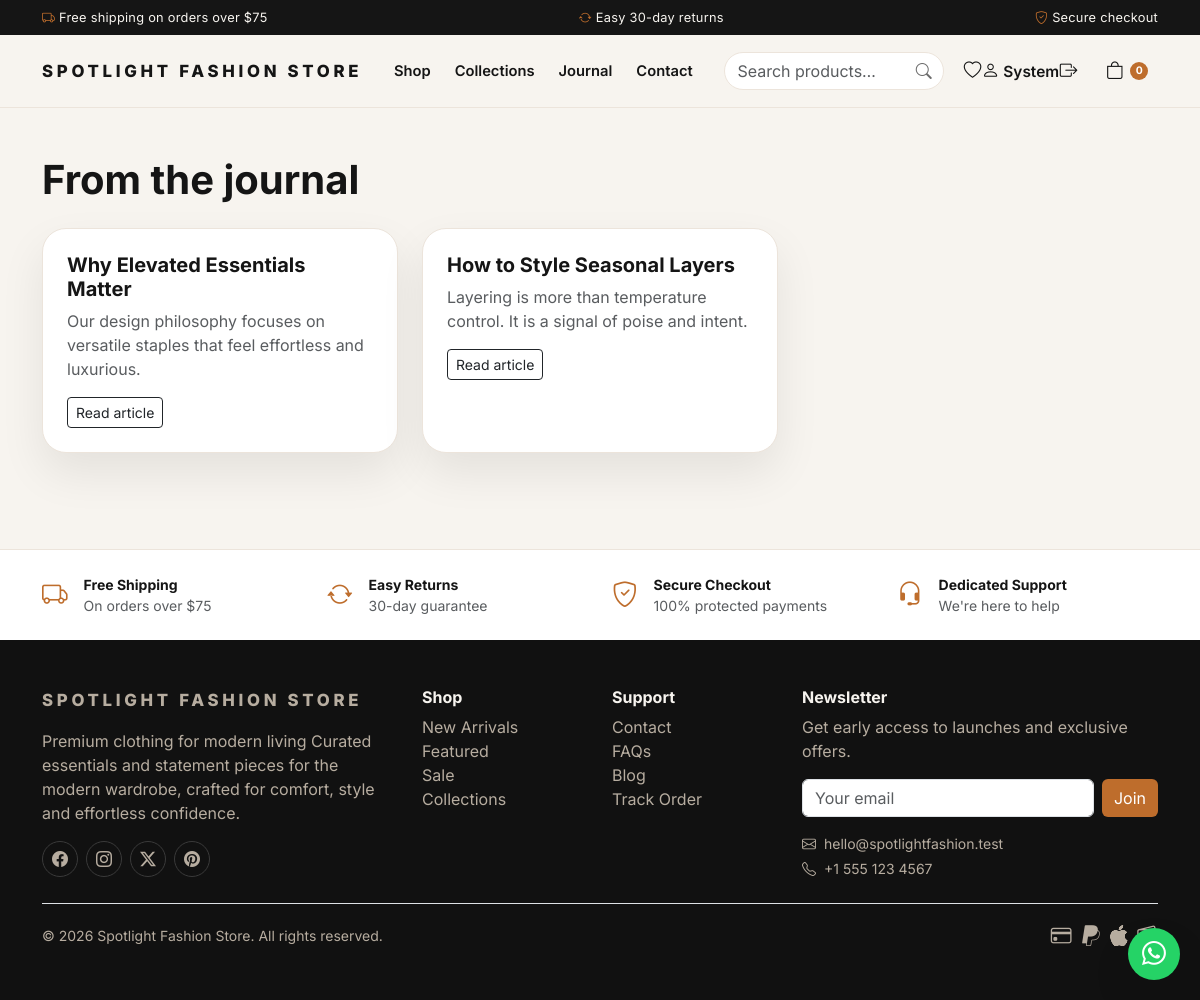
The app's page /blog.php (signed in) with its own data.
### tables this page shows
CREATE TABLE IF NOT EXISTS settings (
    id INT UNSIGNED AUTO_INCREMENT PRIMARY KEY,
    setting_key VARCHAR(100) NOT NULL UNIQUE,
    setting_value TEXT NULL,
    created_at TIMESTAMP DEFAULT CURRENT_TIMESTAMP,
    updated_at TIMESTAMP DEFAULT CURRENT_TIMESTAMP ON UPDATE CURRENT_TIMESTAMP,
    INDEX idx_setting_key (setting_key)
);

CREATE TABLE IF NOT EXISTS blog_posts (
    id INT UNSIGNED AUTO_INCREMENT PRIMARY KEY,
    title VARCHAR(220) NOT NULL,
    slug VARCHAR(220) NOT NULL UNIQUE,
    excerpt TEXT NULL,
    content LONGTEXT NULL,
    featured_image VARCHAR(255) NULL,
    author VARCHAR(120) NULL,
    status ENUM('published','draft') NOT NULL DEFAULT 'draft',
    created_at TIMESTAMP DEFAULT CURRENT_TIMESTAMP,
    updated_at TIMESTAMP DEFAULT CURRENT_TIMESTAMP ON UPDATE CURRENT_TIMESTAMP,
    INDEX idx_blog_posts_slug (slug)
);

### Includes/functions.php (called while the page is built, shortened)
<?php
function db(): PDO {
    static $pdo = null;
    if ($pdo instanceof PDO) {
        return $pdo;
    }
    $dsn = 'mysql:host=' . DB_HOST . ';port=' . DB_PORT . ';dbname=' . DB_NAME . ';charset=utf8mb4';
    try {
        $pdo = new PDO($dsn, DB_USER, DB_PASS, [
            PDO::ATTR_ERRMODE => PDO::ERRMODE_EXCEPTION,
            PDO::ATTR_DEFAULT_FETCH_MODE => PDO::FETCH_ASSOC,
            PDO::ATTR_EMULATE_PREPARES => false,
        ]);
        return $pdo;
    } catch (PDOException $exception) {
        throw new RuntimeException('Database connection failed: ' . $exception->getMessage());
    }
}
function e(string $value): string {
    return htmlspecialchars($value, ENT_QUOTES, 'UTF-8');
}
function sanitize(string $value): string {
    return trim(strip_tags($value));
}
function get_setting(string $key, string $default = ''): string {
    try {
        $stmt = db()->prepare('SELECT setting_value FROM settings WHERE setting_key = ? LIMIT 1');
        $stmt->execute([$key]);
        $row = $stmt->fetch();
        return $row['setting_value'] ?? $default;
    } catch (Throwable $exception) {
        return $default;
    }
}
function get_cart_count(): int {
    return isset($_SESSION['cart']) ? count($_SESSION['cart']) : 0;
}
function get_blog_posts(int $limit = 3): array {
    try {
        $stmt = db()->prepare('SELECT id, title, slug, excerpt, featured_image, created_at FROM blog_posts WHERE status = "published" ORDER BY created_at DESC LIMIT ?');
        $stmt->bindValue(1, $limit, PDO::PARAM_INT);
        $stmt->execute();
        return $stmt->fetchAll();
    } catch (Throwable $exception) {
        return [];
    }
}

### blog.php (the view)
<?php
require_once __DIR__ . '/Includes/header.php';
$slug = sanitize($_GET['slug'] ?? '');
if ($slug !== '') {
    $stmt = db()->prepare('SELECT id, title, slug, content, excerpt, featured_image, author, created_at FROM blog_posts WHERE slug = ? AND status = "published" LIMIT 1');
    $stmt->execute([$slug]);
    $post = $stmt->fetch();
} else {
    $post = null;
}
$posts = get_blog_posts(6);
?>
<section class="container py-5">
    <?php if ($post): ?>
        <h1 class="fw-bold mb-3"><?php echo e($post['title']); ?></h1>
        <p class="text-muted">By <?php echo e($post['author'] ?? 'Spotlight Team'); ?> • <?php echo e($post['created_at']); ?></p>
        <div class="section-card p-4 mt-4">
            <p><?php echo e($post['content']); ?></p>
        </div>
    <?php else: ?>
        <h1 class="fw-bold mb-4">From the journal</h1>
        <div class="row g-4">
            <?php foreach ($posts as $postItem): ?>
                <div class="col-lg-4">
                    <article class="section-card p-4 h-100">
                        <h5 class="fw-bold"><?php echo e($postItem['title']); ?></h5>
                        <p class="text-muted"><?php echo e($postItem['excerpt']); ?></p>
                        <a class="btn btn-outline-dark btn-sm" href="blog.php?slug=<?php echo e($postItem['slug']); ?>">Read article</a>
                    </article>
                </div>
            <?php endforeach; ?>
        </div>
    <?php endif; ?>
</section>
<?php require_once __DIR__ . '/Includes/footer.php'; ?>

### Includes/header.php (shortened to what this page needs)
<?php
require_once __DIR__ . '/functions.php';
$cartCount = get_cart_count();
$siteName = get_setting('site_name', SITE_NAME);
$siteTagline = get_setting('site_tagline', 'Premium fashion for modern living.');
$currentPage = basename($_SERVER['SCRIPT_NAME']);
$navLinks = [
    'shop.php' => 'Shop',
    'index.php#collections' => 'Collections',
    'index.php#blog' => 'Journal',
    'index.php#contact' => 'Contact',
];
?><!DOCTYPE html>
<html lang="en">
<head>
    <link rel="stylesheet" href="https://cdn.jsdelivr.net/npm/bootstrap@5.3.3/dist/css/bootstrap.min.css">
    <link rel="stylesheet" href="https://cdn.jsdelivr.net/npm/bootstrap-icons@1.11.3/font/bootstrap-icons.css">
    <link rel="stylesheet" href="<?php echo ASSET_URL; ?>css/style.css">
</head>
<body>
<div class="announce-bar">
    <div class="container d-flex justify-content-center justify-content-md-between align-items-center flex-wrap gap-1 py-2">
        <span class="d-none d-md-inline"><i class="bi bi-truck me-1"></i>Free shipping on orders over $75</span>
        <span><i class="bi bi-arrow-repeat me-1"></i>Easy 30-day returns</span>
        <span class="d-none d-md-inline"><i class="bi bi-shield-check me-1"></i>Secure checkout</span>
    </div>
</div>
<header class="topbar">
    <div class="container py-3 d-flex justify-content-between align-items-center gap-3">
        <a class="brand" href="<?php echo BASE_URL; ?>">
            <?php echo e($siteName); ?>
        </a>
        <nav class="d-none d-lg-flex gap-4 align-items-center main-nav">
            <?php foreach ($navLinks as $href => $label): ?>
                <a href="<?php echo BASE_URL . $href; ?>" class="<?php echo (strpos($href, '#') === false && $currentPage === $href) ? 'active' : ''; ?>"><?php echo e($label); ?></a>
            <?php endforeach; ?>
        </nav>
        <div class="d-flex align-items-center gap-1 gap-md-2">
            <form class="search-form d-none d-md-flex" action="<?php echo BASE_URL; ?>shop.php" method="get" role="search">
                <input class="form-control" type="search" name="q" placeholder="Search products…" aria-label="Search products">
                <button type="submit" aria-label="Search"><i class="bi bi-search"></i></button>
            </form>
            <a class="icon-btn d-none d-sm-inline-flex" href="<?php echo BASE_URL; ?>User/wishlist.php" aria-label="Wishlist" title="Wishlist"><i class="bi bi-heart"></i></a>
            <a class="icon-btn" href="<?php echo isset($_SESSION['user_id']) ? BASE_URL . 'User/profile.php' : BASE_URL . 'login.php'; ?>" aria-label="Account" title="Account">
                <i class="bi bi-person"></i>
                <span class="d-none d-lg-inline ms-1 small fw-semibold"><?php echo isset($_SESSION['user_name']) ? e(explode(' ', $_SESSION['user_name'])[0]) : 'Account'; ?></span>
            </a>
            <?php if (isset($_SESSION['user_id'])): ?>
                <a class="icon-btn d-none d-sm-inline-flex" href="<?php echo BASE_URL; ?>logout.php" aria-label="Logout" title="Logout"><i class="bi bi-box-arrow-right"></i></a>
            <?php endif; ?>
            <a class="icon-btn cart-btn" href="<?php echo BASE_URL; ?>cart.php" aria-label="Cart">
                <i class="bi bi-bag"></i>
                <span class="cart-count" data-cart-count><?php echo (int) $cartCount; ?></span>
            </a>
        </div>
    </div>
</header>
<main class="pb-5">

### Includes/footer.php (shortened to what this page needs)
</main>
<section class="usp-bar py-4">
    <div class="container">
        <div class="row g-4 text-center text-md-start">
            <div class="col-6 col-md-3 d-flex align-items-center gap-3 justify-content-center justify-content-md-start">
                <i class="bi bi-truck"></i>
                <div>
                    <div class="fw-bold small">Free Shipping</div>
                    <div class="text-muted small">On orders over $75</div>
                </div>
            </div>
            <div class="col-6 col-md-3 d-flex align-items-center gap-3 justify-content-center justify-content-md-start">
                <i class="bi bi-arrow-repeat"></i>
                <div>
                    <div class="fw-bold small">Easy Returns</div>
                    <div class="text-muted small">30-day guarantee</div>
                </div>
            </div>
            <div class="col-6 col-md-3 d-flex align-items-center gap-3 justify-content-center justify-content-md-start">
                <i class="bi bi-shield-check"></i>
                <div>
                    <div class="fw-bold small">Secure Checkout</div>
                    <div class="text-muted small">100% protected payments</div>
                </div>
            </div>
            <div class="col-6 col-md-3 d-flex align-items-center gap-3 justify-content-center justify-content-md-start">
                <i class="bi bi-headset"></i>
                <div>
                    <div class="fw-bold small">Dedicated Support</div>
                    <div class="text-muted small">We're here to help</div>
                </div>
            </div>
        </div>
    </div>
</section>
<footer class="footer py-5">
    <div class="container">
        <div class="row g-4">
            <div class="col-lg-4">
                <a class="brand d-inline-block mb-3" href="<?php echo BASE_URL; ?>"><?php echo e($siteName); ?></a>
                <p class="text-muted"><?php echo e($siteTagline); ?> Curated essentials and statement pieces for the modern wardrobe, crafted for comfort, style and effortless confidence.</p>
                <div class="d-flex gap-2 mt-3 footer-social">
                    <a href="#" aria-label="Facebook"><i class="bi bi-facebook"></i></a>
                    <a href="#" aria-label="Instagram"><i class="bi bi-instagram"></i></a>
                    <a href="#" aria-label="Twitter"><i class="bi bi-twitter-x"></i></a>
                    <a href="#" aria-label="Pinterest"><i class="bi bi-pinterest"></i></a>
                </div>
            </div>
            <div class="col-6 col-lg-2">
                <h6 class="fw-bold">Shop</h6>
                <ul class="list-unstyled text-muted">
                    <li><a href="<?php echo BASE_URL; ?>shop.php">New Arrivals</a></li>
                    <li><a href="<?php echo BASE_URL; ?>shop.php">Featured</a></li>
                    <li><a href="<?php echo BASE_URL; ?>shop.php">Sale</a></li>
                    <li><a href="<?php echo BASE_URL; ?>index.php#collections">Collections</a></li>
                </ul>
            </div>
            <div class="col-6 col-lg-2">
                <h6 class="fw-bold">Support</h6>
                <ul class="list-unstyled text-muted">
                    <li><a href="<?php echo BASE_URL; ?>index.php#contact">Contact</a></li>
                    <li><a href="<?php echo BASE_URL; ?>index.php#faq">FAQs</a></li>
                    <li><a href="<?php echo BASE_URL; ?>index.php#blog">Blog</a></li>
                    <li><a href="<?php echo BASE_URL; ?>cart.php">Track Order</a></li>
                </ul>
            </div>
            <div class="col-lg-4">
                <h6 class="fw-bold">Newsletter</h6>
                <p class="text-muted">Get early access to launches and exclusive offers.</p>
                <form class="newsletter-form d-flex gap-2" method="post" action="<?php echo BASE_URL; ?>index.php">
                    <input class="form-control" type="email" name="email" placeholder="Your email" required>
                    <button class="btn btn-accent" type="submit">Join</button>
                </form>
                <div class="d-flex align-items-center gap-2 text-muted small mt-3">
                    <i class="bi bi-envelope"></i><span><?php echo e(SITE_EMAIL); ?></span>
                </div>
                <div class="d-flex align-items-center gap-2 text-muted small mt-1">
                    <i class="bi bi-telephone"></i><span><?php echo e(SITE_PHONE); ?></span>
                </div>
            </div>
        </div>
        <div class="d-flex flex-column flex-md-row justify-content-between align-items-center gap-2 border-top mt-4 pt-3 text-muted small">
            <span>&copy; <?php echo date('Y'); ?> <?php echo e($siteName); ?>. All rights reserved.</span>
            <div class="d-flex align-items-center gap-2 payment-icons">
                <i class="bi bi-credit-card"></i>
                <i class="bi bi-paypal"></i>
                <i class="bi bi-apple"></i>
            </div>
        </div>
    </div>
</footer>
<a class="whatsapp-float" href="https://wa.me/15551234567" target="_blank" rel="noopener" aria-label="Chat on WhatsApp">
    <i class="bi bi-whatsapp"></i>
</a>
</body>
</html>

### Assets/css/style.css (style rules this page uses)
:root { --bg: #f7f4ef; --surface: #fffdf9; --text: #151515; --muted: #6b6b6b; --accent: #be6d2c; --accent-dark: #8b4613; --accent-light: #f6e6d8; --border: #ece4db; --shadow: 0 20px 45px rgba(17, 17, 17, 0.08); --shadow-sm: 0 8px 20px rgba(17, 17, 17, 0.06); --radius-lg: 1.5rem; --radius-md: 1rem; }
* { box-sizing: border-box; }
html { scroll-behavior: smooth; scroll-padding-top: 6.5rem; }
body { font-family: "Inter", sans-serif; background: var(--bg); color: var(--text); overflow-x: hidden; }
a { text-decoration: none; color: inherit; }
.btn-accent { background: var(--accent); color: white; border: none; }
.announce-bar { background: var(--text); color: #f7f4ef; font-size: 0.8rem; letter-spacing: 0.02em; }
.announce-bar i { color: var(--accent); }
.brand { font-weight: 800; letter-spacing: 0.22em; text-transform: uppercase; font-size: 1.05rem; white-space: nowrap; }
.topbar { position: sticky; top: 0; z-index: 1030; background: rgba(247, 244, 239, 0.95); backdrop-filter: blur(14px); border-bottom: 1px solid var(--border); }
.main-nav a { position: relative; font-weight: 600; font-size: 0.92rem; color: var(--text); padding: 0.35rem 0; }
.main-nav a::after { content: ""; position: absolute; left: 0; bottom: -2px; width: 0; height: 2px; background: var(--accent); transition: width 0.2s ease; }
.search-form { position: relative; align-items: center; }
.search-form .form-control { width: 220px; border-radius: 999px; padding-right: 2.5rem; border-color: var(--border); background: white; }
.search-form button { position: absolute; right: 0.3rem; top: 50%; transform: translateY(-50%); border: none; background: transparent; color: var(--muted); width: 2rem; height: 2rem; border-radius: 50%; display: flex; align-items: center; justify-content: center; }
.icon-btn { position: relative; display: inline-flex; align-items: center; justify-content: center; width: 2.5rem; height: 2.5rem; border-radius: 50%; font-size: 1.1rem; color: var(--text); transition: background 0.2s ease, color 0.2s ease; }
.icon-btn.cart-btn { width: auto; padding: 0 0.6rem; gap: 0.25rem; }
.cart-count { position: absolute; top: -0.15rem; right: -0.15rem; background: var(--accent); color: white; font-size: 0.65rem; font-weight: 700; min-width: 1.15rem; height: 1.15rem; border-radius: 50%; display: flex; align-items: center; justify-content: center; padding: 0 0.2rem; }
.icon-btn.cart-btn .cart-count { position: static; margin-left: 0.15rem; }
.section-card { background: white; border-radius: var(--radius-lg); box-shadow: var(--shadow); border: 1px solid var(--border); }
.usp-bar { background: white; border-top: 1px solid var(--border); }
.usp-bar i { font-size: 1.6rem; color: var(--accent); flex-shrink: 0; }
.footer { background: #111; color: #f7f4ef; }
.footer a, .footer .text-muted, .footer p { color: #b7ada0 !important; }
.footer h5, .footer h6 { color: #f7f4ef; }
.footer-social a { width: 2.25rem; height: 2.25rem; border-radius: 50%; border: 1px solid #3a3a3a; display: inline-flex; align-items: center; justify-content: center; }
.payment-icons i { font-size: 1.3rem; }
.whatsapp-float { position: fixed; right: 1.25rem; bottom: 1.25rem; width: 3.25rem; height: 3.25rem; background: #25d366; color: white; border-radius: 50%; display: flex; align-items: center; justify-content: center; font-size: 1.5rem; box-shadow: var(--shadow); z-index: 1050; }

### records on screen
settings: setting_value "SPOTLIGHT FASHION STORE", setting_value "Spotlight Fashion Store"
blog_posts: title "Why Elevated Essentials Matter", excerpt "Our design philosophy focuses on versatile staples that feel effortless and luxurious."
blog_posts: title "How to Style Seasonal Layers", excerpt "Layering is more than temperature control. It is a signal of poise and intent."
settings: setting_value "Premium clothing for modern living"

### other values on screen
$label "Shop"
$label "Collections"
$label "Journal"
$label "Contact"
explode(' ', $_SESSION['user_name'])[0] "System"
$cartCount "0"
SITE_EMAIL "hello@spotlightfashion.test"
SITE_PHONE "+1 555 123 4567"
